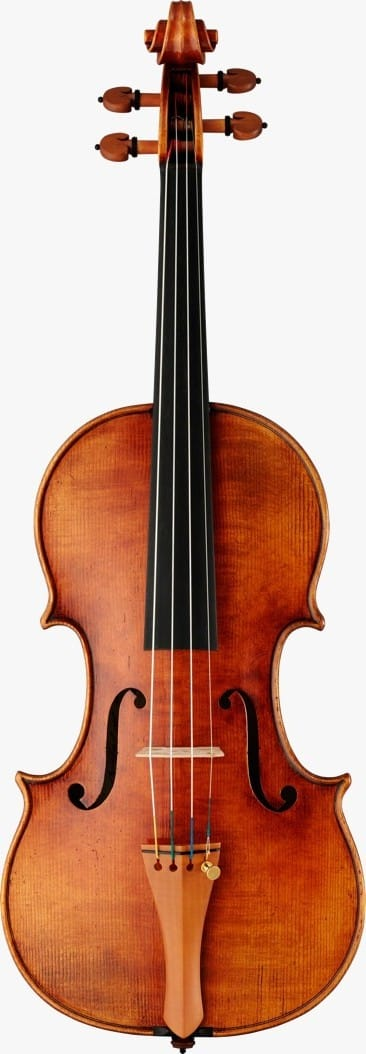
#> input picture WhatsApp Image 2024-03-19 at 1.42.53 AM.jpeg, 366 x 1054 px, given in place of VID-20221204-WA0044.mp4, which was not available
$ jupyter execute reading-and-writing-videos-with-opencv.ipynb   (shell and % lines are left out)   (text cells are left out)
#> lines starting #> are read from the running program, lines starting #| are printed output that depends on the picture; pictures that were not available may be replaced by others from this repository, and a replacement may not be noted
[cell 1]
import os
import io
import cv2
import time
import matplotlib.pyplot as plt
from IPython.display import HTML, display, clear_output
from base64 import b64encode
from PIL import Image

[cell 2]
video_path = 'VID-20221204-WA0044.mp4'

# Open the video file
cap = cv2.VideoCapture(video_path)

# Check if video opened successfully
if not cap.isOpened():
    print("Error opening video file!")

[cell 3]
# Capture the first frame
ret, frame = cap.read()
#> frame is the input picture: shape (1054, 366, 3); mean B, G, R 139.3, 156.2, 198.1

# Check if frame is captured successfully
if ret:
    plt.imshow(frame[..., ::-1])
#> (this line was passed over: IPython is not available in this run)
    plt.axis('off')
#> (this line was passed over: IPython is not available in this run)
    plt.show()
else:
    print("Failed to capture the first frame!")

# Release the VideoCapture object
cap.release()

[cell 4]
gray_frame = cv2.cvtColor(frame, cv2.COLOR_BGR2GRAY)
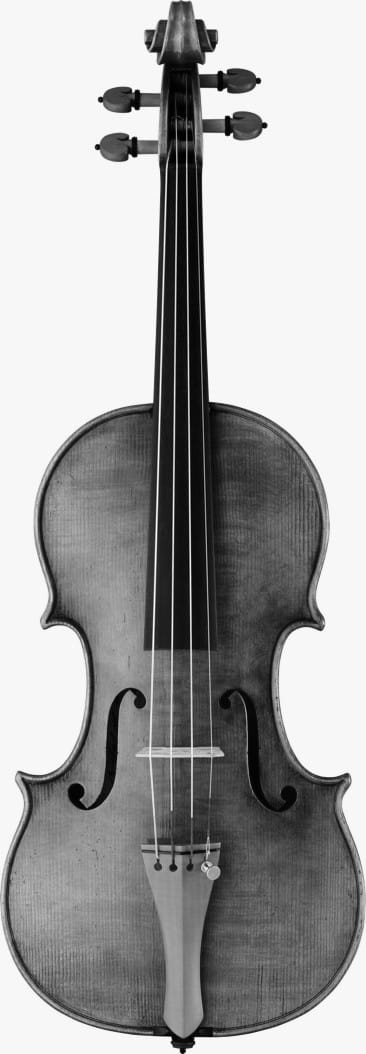
#> gray_frame: shape (1054, 366); min 0, max 255, mean 166.8
plt.imshow(gray_frame, cmap='gray')
#> (this line was passed over: IPython is not available in this run)
plt.axis('off')
#> (this line was passed over: IPython is not available in this run)
plt.show()

[cell 5]
new_width = 500
new_height = 500

# Resize the frame
resized_frame = cv2.resize(frame, (new_width, new_height))
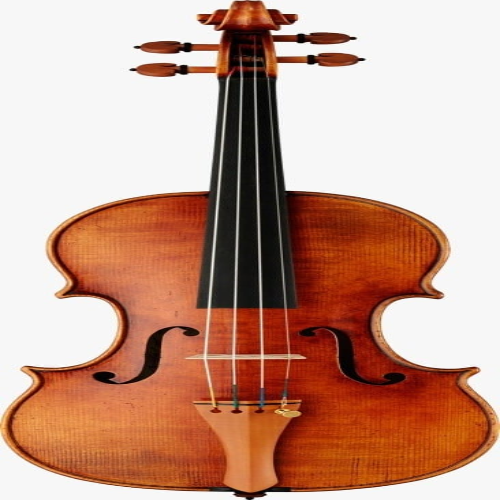
#> resized_frame: shape (500, 500, 3); mean B, G, R 139.2, 156.1, 198

# Convert color space from BGR to RGB
resized_frame_rgb = cv2.cvtColor(resized_frame, cv2.COLOR_BGR2RGB)

plt.imshow(resized_frame_rgb)
#> (this line was passed over: IPython is not available in this run)
plt.axis('off')
#> (this line was passed over: IPython is not available in this run)
plt.show()

[cell 6]
# Apply Gaussian blur to the frame
blurred_frame = cv2.GaussianBlur(frame, (21, 21), 0)
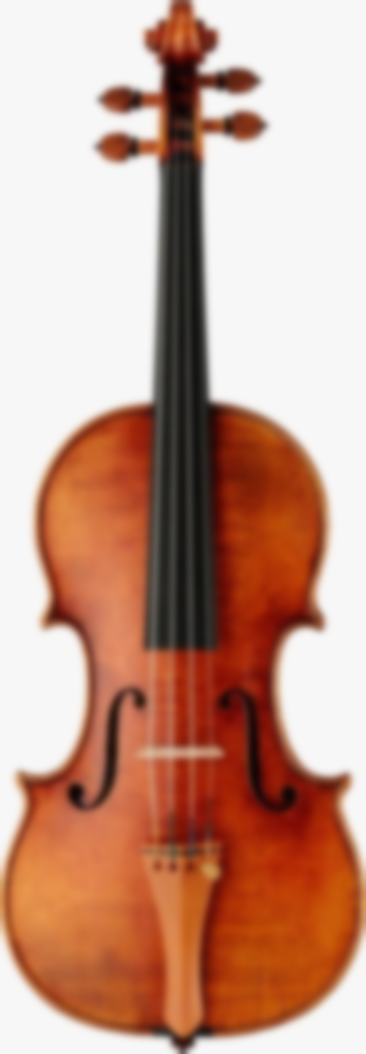
#> blurred_frame: shape (1054, 366, 3); mean B, G, R 139.3, 156.2, 198.1

blurred_frame_rgb = cv2.cvtColor(blurred_frame, cv2.COLOR_BGR2RGB)

plt.imshow(blurred_frame_rgb)
#> (this line was passed over: IPython is not available in this run)
plt.axis('off')
plt.show()

$ run again, on WhatsApp Image 2024-03-19 at 1.42.54 AM.jpeg
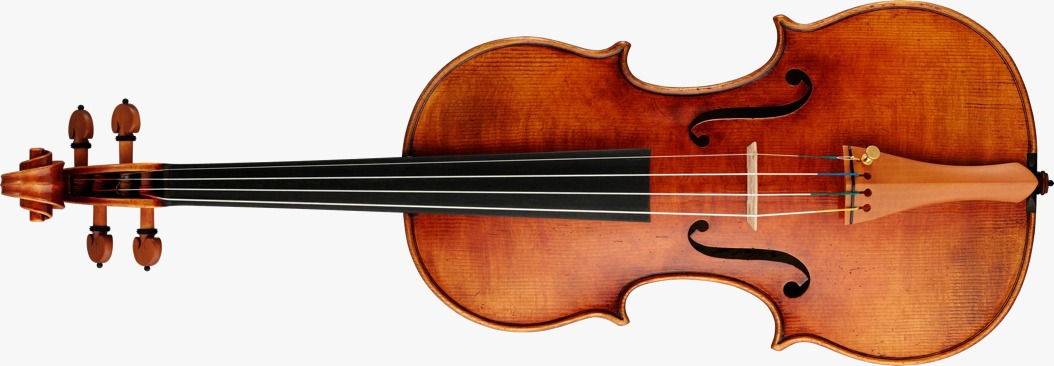
#> input picture WhatsApp Image 2024-03-19 at 1.42.54 AM.jpeg, 1054 x 366 px, given in place of VID-20221204-WA0044.mp4, which was not available
#> frame is the input picture: shape (366, 1054, 3); mean B, G, R 138.9, 156.1, 198.2
#> `resized_frame = cv2.resize(frame, (new_width, new_height))`:
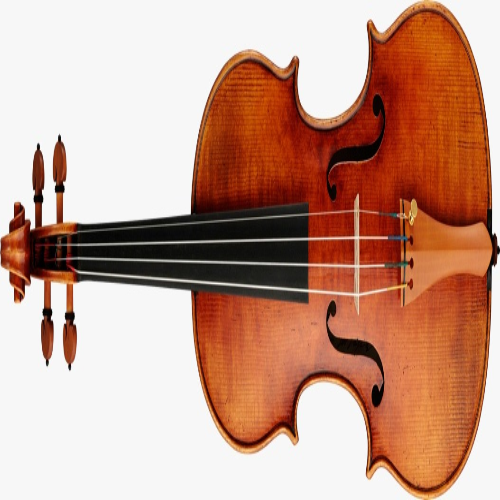
#> resized_frame: shape (500, 500, 3); mean B, G, R 138.9, 156.1, 198.1
#> `blurred_frame = cv2.GaussianBlur(frame, (21, 21), 0)`:
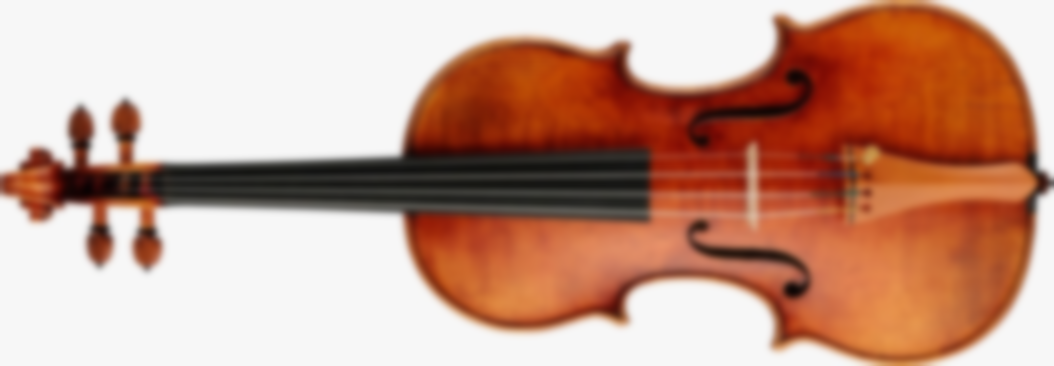
#> blurred_frame: shape (366, 1054, 3); mean B, G, R 138.9, 156.1, 198.2

$ run again, on WhatsApp Image 2024-03-19 at 1.42.54 AM (1).jpeg
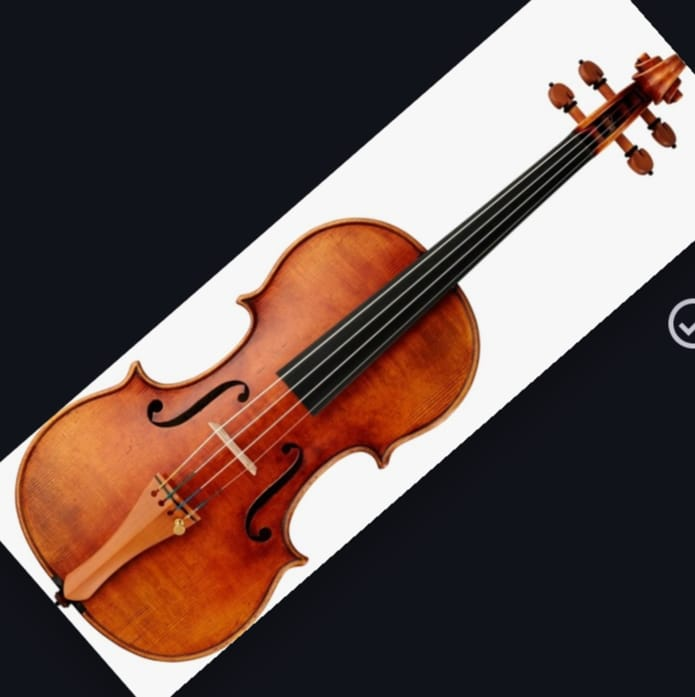
#> input picture WhatsApp Image 2024-03-19 at 1.42.54 AM (1).jpeg, 695 x 697 px, given in place of VID-20221204-WA0044.mp4, which was not available
#> frame is the input picture: shape (697, 695, 3); mean B, G, R 76.5, 81.2, 100.7
#> `gray_frame = cv2.cvtColor(frame, cv2.COLOR_BGR2GRAY)`:
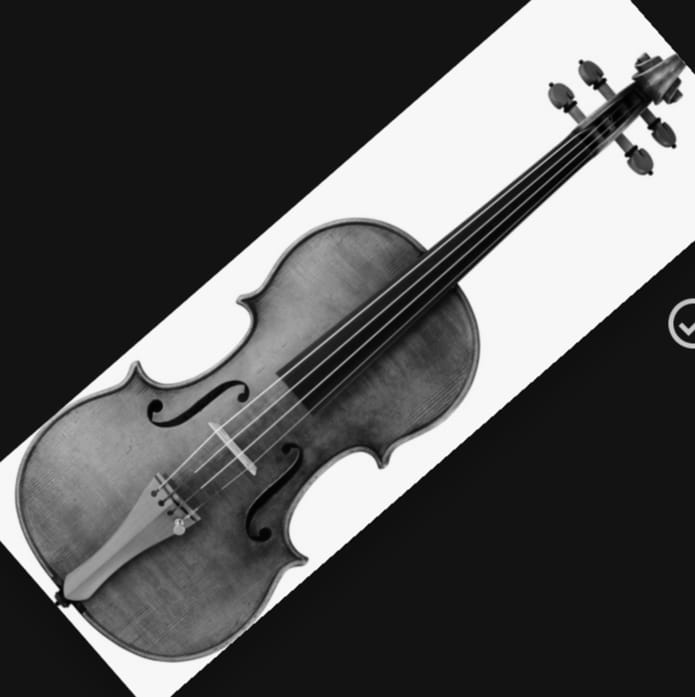
#> gray_frame: shape (697, 695); min 0, max 255, mean 86.5
#> `blurred_frame = cv2.GaussianBlur(frame, (21, 21), 0)`:
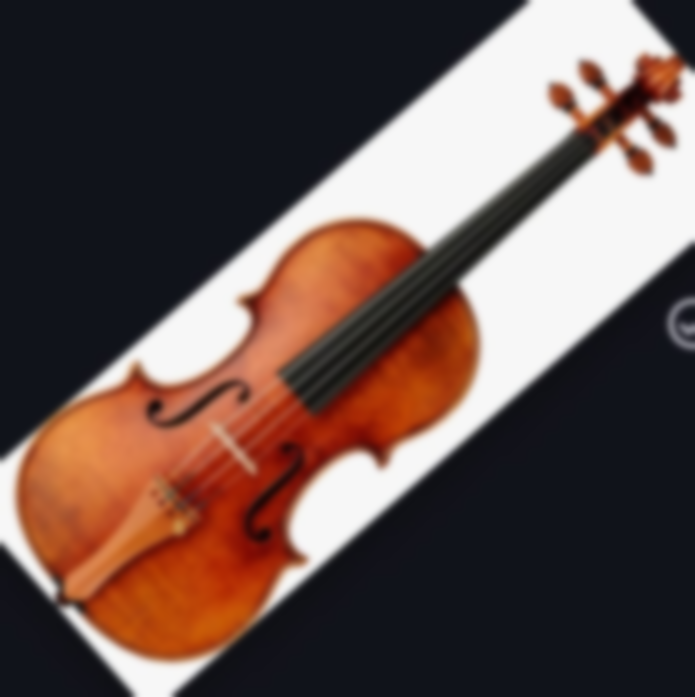
#> blurred_frame: shape (697, 695, 3); mean B, G, R 76.5, 81.2, 100.7
